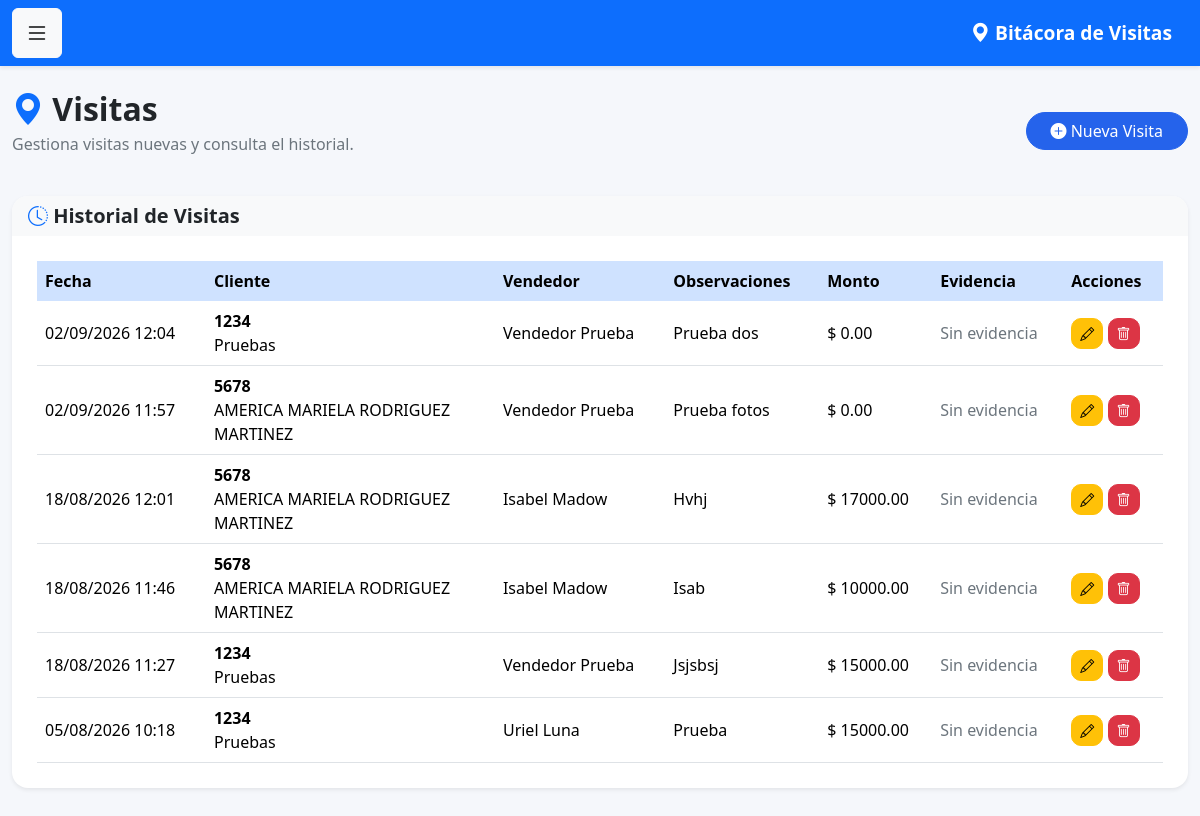
The app's page /visitas (signed in), older data.
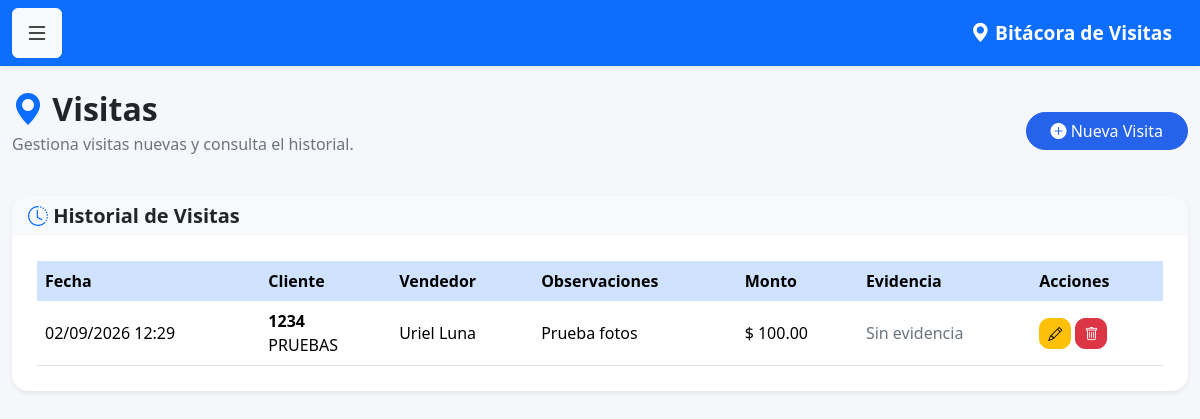
The same page, newer data.
### models.py (models this page shows)
class Visita(db.Model):
    __tablename__ = 'visitas'
    id = db.Column(
        db.Integer,
        primary_key=True
    )
    fecha = db.Column(
        db.DateTime,
        default=datetime.now
    )
    observaciones = db.Column(
        db.Text
    )
    venta_realizada = db.Column(
        db.Boolean,
        default=False
    )
    monto_venta = db.Column(
        db.Float,
        default=0
    )
    proxima_visita = db.Column(
        db.Date
    )
    cliente_id = db.Column(
        db.Integer,
        db.ForeignKey('clientes.id')
    )
    usuario_id = db.Column(
        db.Integer,
        db.ForeignKey('usuarios.id')
    )
    latitud = db.Column(
    db.String(50)
    )
    longitud = db.Column(
    db.String(50)
    )
    foto = db.Column(
    db.String(255)
    )
    cliente = db.relationship(
        'Cliente',
        backref='visitas'
    )
    usuario = db.relationship(
        'Usuario',
        backref='visitas'
    )

class Cliente(db.Model):
    __tablename__ = 'clientes'
    id = db.Column(
        db.Integer,
        primary_key=True
    )
    num_cliente = db.Column(
        db.String(20),
        unique=True,
        nullable=False
    )
    nombre = db.Column(
        db.String(150),
        nullable=False
    )
    grupo = db.Column(
        db.String(100)
    )
    canal = db.Column(
        db.String(100)
    )
    vendedor = db.Column(
        db.Integer
    )

class Usuario(UserMixin, db.Model):
    __tablename__ = 'usuarios'
    id = db.Column(db.Integer, primary_key=True)
    nombre = db.Column(db.String(100), nullable=False)
    correo = db.Column(db.String(120), unique=True, nullable=False)
    password = db.Column(db.String(500), nullable=False)
    rol = db.Column(db.String(20), default='vendedor')
    activo = db.Column(db.Boolean, default=True)

### app.py (the view)
@app.route('/visitas')
@login_required
def visitas():
    if current_user.rol == 'admin':
        visitas = Visita.query.order_by(
            Visita.fecha.desc()
        ).all()
    else:
        visitas = Visita.query.filter_by(
            usuario_id=current_user.id
        ).order_by(
            Visita.fecha.desc()
        ).all()
    return render_template(
        'visitas.html',
        visitas=visitas
    )

### app.py (called while the page is built)
@login_manager.user_loader
def load_user(user_id):
    return Usuario.query.get(int(user_id))

### templates/visitas.html (shortened to what the changed rows need)
{% extends 'base.html' %}
{% block contenido %}
<div class="d-flex justify-content-between align-items-center mb-4">
<div>
    <h2 class="fw-bold mb-1">
        <i class="bi bi-geo-alt-fill text-primary"></i>
        Visitas
    </h2>
</div>
</div>
<div class="card shadow-sm border-0 rounded-4">
<div class="card-body">
    <div class="table-responsive">
        <table class="table table-hover align-middle">
            <thead class="table-primary">
                <tr>
                    <th>Fecha</th>
                    <th>Cliente</th>
                    <th>Vendedor</th>
                    <th>Observaciones</th>
                    <th>Monto</th>
                    <th>Evidencia</th>
                    <th>Acciones</th>
                </tr>
            </thead>
            <tbody>
                {% for visita in visitas %}
                <tr>
                    <td>
                        {{ visita.fecha.strftime('%d/%m/%Y %H:%M') }}
                    </td>
                    <td>
                        <strong>
                            {{ visita.cliente.num_cliente }}
                        </strong>
                        <br>
                        {{ visita.cliente.nombre }}
                    </td>
                    <td>
                        {{ visita.usuario.nombre }}
                    </td>
                    <td>
                        {{ visita.observaciones or '-' }}
                    </td>
                    <td>
                        $ {{ "%.2f"|format(visita.monto_venta or 0) }}
                    </td>
                    <td>
                        {% if visita.foto_fuera or visita.foto_exhibidor %}
                            <button
                                type="button"
                                class="btn btn-sm btn-primary"
                                data-bs-toggle="modal"
                                data-bs-target="#modalFoto{{ visita.id }}"
                            >
                                <i class="bi bi-images"></i>
                                Ver fotos
                            </button>
                            <div
                                class="modal fade"
                                id="modalFoto{{ visita.id }}"
                                tabindex="-1"
                                aria-hidden="true"
                            >
                                <div class="modal-dialog modal-lg modal-dialog-centered">
                                    <div class="modal-content">
                                        <div class="modal-header">
                                            <h5 class="modal-title">
                                                <i class="bi bi-images"></i>
                                                Evidencias de la visita
                                            </h5>
                                            <button
                                                type="button"
                                                class="btn-close"
                                                data-bs-dismiss="modal"
                                            ></button>
                                        </div>
                                        <div class="modal-body">
                                            {% if visita.foto_fuera %}
                                                <div class="mb-4">
                                                    <h6 class="fw-bold">
                                                        <i class="bi bi-building text-primary"></i>
                                                        Foto por fuera
                                                    </h6>
                                                    <div class="text-center">
                                                        <img
                                                            src="{{ url_for('static', filename=visita.foto_fuera) }}"
                                                            alt="Foto por fuera"
                                                            class="img-fluid rounded shadow"
                                                            style="max-height: 500px;"
                                                        >
                                                    </div>
                                                </div>
                                            {% endif %}
                                            {% if visita.foto_exhibidor %}
                                                <div class="mb-2">
                                                    <h6 class="fw-bold">
                                                        <i class="bi bi-shop-window text-success"></i>
                                                        Foto exhibidor
                                                    </h6>
                                                    <div class="text-center">
                                                        <img
                                                            src="{{ url_for('static', filename=visita.foto_exhibidor) }}"
                                                            alt="Foto del exhibidor"
                                                            class="img-fluid rounded shadow"
                                                            style="max-height: 500px;"
                                                        >
                                                    </div>
                                                </div>
                                            {% endif %}
                                        </div>
                                        <div class="modal-footer">
                                            <button
                                                type="button"
                                                class="btn btn-secondary"
                                                data-bs-dismiss="modal"
                                            >
                                                Cerrar
                                            </button>
                                        </div>
                                    </div>
                                </div>
                            </div>
                        {% else %}
                            <span class="text-muted">
                                Sin evidencia
                            </span>
                        {% endif %}
                    </td>
                    <td>
                        <a
                            href="/visita/editar/{{ visita.id }}"
                            class="btn btn-warning btn-sm"
                            title="Editar visita"
                        >
                            <i class="bi bi-pencil"></i>
                        </a>
                        {% if current_user.rol == 'admin' %}
                            <a
                                href="/visita/eliminar/{{ visita.id }}"
                                class="btn btn-danger btn-sm"
                                onclick="return confirm('¿Está seguro de eliminar esta visita?');"
                                title="Eliminar visita"
                            >
                                <i class="bi bi-trash"></i>
                            </a>
                        {% endif %}
                    </td>
                </tr>
                {% endfor %}
            </tbody>
        </table>
    </div>
</div>
</div>
{% endblock %}

Row changes from the older to the newer data that the page shows:
removed Visita: fecha "02/09/2026 12:04", cliente.num_cliente "1234", cliente.nombre "Pruebas", usuario.nombre "Vendedor Prueba", observaciones "Prueba dos", monto_venta "0.00"
removed Visita: fecha "02/09/2026 11:57", cliente.num_cliente "5678", cliente.nombre "AMERICA MARIELA RODRIGUEZ MARTINEZ", usuario.nombre "Vendedor Prueba", observaciones "Prueba fotos", monto_venta "0.00"
removed Visita: fecha "18/08/2026 12:01", cliente.num_cliente "5678", cliente.nombre "AMERICA MARIELA RODRIGUEZ MARTINEZ", usuario.nombre "Isabel Madow", observaciones "Hvhj", monto_venta "17000.00"
removed Visita: fecha "18/08/2026 11:46", cliente.num_cliente "5678", cliente.nombre "AMERICA MARIELA RODRIGUEZ MARTINEZ", usuario.nombre "Isabel Madow", observaciones "Isab", monto_venta "10000.00"
removed Visita: fecha "18/08/2026 11:27", cliente.num_cliente "1234", cliente.nombre "Pruebas", usuario.nombre "Vendedor Prueba", observaciones "Jsjsbsj", monto_venta "15000.00"
changed Visita "Uriel Luna": fecha "05/08/2026 10:18" → "02/09/2026 12:29"; cliente.nombre "Pruebas" → "PRUEBAS"; observaciones "Prueba" → "Prueba fotos"; monto_venta "15000.00" → "100.00"
